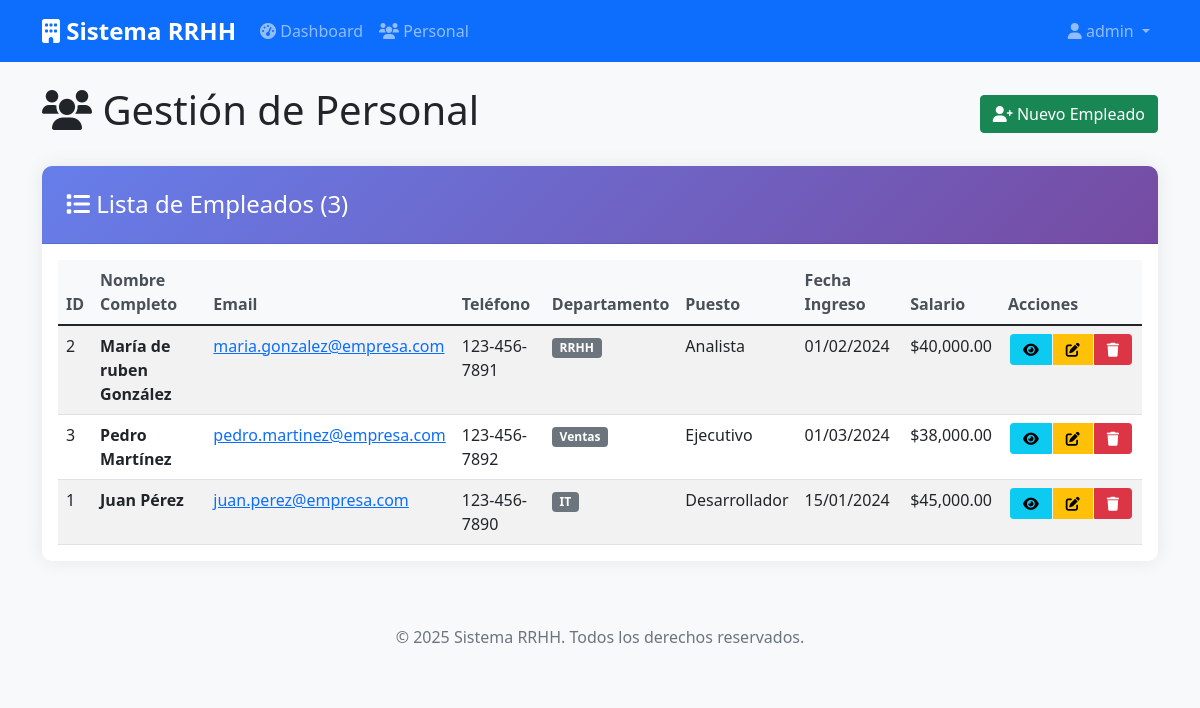
Screenshot of /pages/personal.php (signed in) with the database file from the repository.
### tables this page shows
CREATE TABLE `personal` (
  `id` int NOT NULL AUTO_INCREMENT,
  `nombre` varchar(100) NOT NULL,
  `apellido` varchar(100) NOT NULL,
  `email` varchar(100) NOT NULL,
  `telefono` varchar(20) DEFAULT NULL,
  `departamento` varchar(100) DEFAULT NULL,
  `puesto` varchar(100) DEFAULT NULL,
  `fecha_ingreso` date DEFAULT NULL,
  `salario` decimal(10,2) DEFAULT NULL,
  `activo` tinyint(1) DEFAULT '1',
  `created_at` timestamp NULL DEFAULT CURRENT_TIMESTAMP,
  `updated_at` timestamp NULL DEFAULT CURRENT_TIMESTAMP ON UPDATE CURRENT_TIMESTAMP,
  PRIMARY KEY (`id`),
  UNIQUE KEY `email` (`email`)
);

### functions/personal.php (called while the page is built, shortened)
<?php
require_once '../config/database.php';
class Personal {
    private $conn;
    public function __construct() {
        $database = new Database();
        $this->conn = $database->getConnection();
    }
    public function readAll() {
        $query = "SELECT * FROM personal WHERE activo = 1 ORDER BY apellido, nombre";
        $stmt = $this->conn->prepare($query);
        $stmt->execute();
        return $stmt->fetchAll(PDO::FETCH_ASSOC);
    }
}
?>

### config/database.php (called while the page is built, shortened)
<?php
class Database {
    private $host = 'localhost';
    private $db_name = 'rrhh_system';
    private $username = 'root';
    private $password = 'Ruben2004';
    public function getConnection() {
        $this->conn = null;
        try {
            $this->conn = new PDO(
                "mysql:host=" . $this->host . ";dbname=" . $this->db_name . ";charset=utf8",
                $this->username,
                $this->password
            );
            $this->conn->setAttribute(PDO::ATTR_ERRMODE, PDO::ERRMODE_EXCEPTION);
        } catch(PDOException $exception) {
            echo "Error de conexión: " . $exception->getMessage();
        }
        return $this->conn;
    }
}
?>

### pages/personal.php (the view, shortened to what this page needs)
<?php
require_once '../includes/header.php';
require_once '../functions/personal.php';
$personal = new Personal();
$empleados = $personal->readAll();
?>
<div class="row">
    <div class="col-12">
        <div class="d-flex justify-content-between align-items-center mb-4">
            <h1><i class="fas fa-users"></i> Gestión de Personal</h1>
            <a href="personal_form.php" class="btn btn-success">
                <i class="fas fa-user-plus"></i> Nuevo Empleado
            </a>
        </div>
    </div>
</div>
<div class="card">
    <div class="card-header">
        <h4><i class="fas fa-list"></i> Lista de Empleados (<?php echo count($empleados); ?>)</h4>
    </div>
    <div class="card-body">
        <?php if (empty($empleados)): ?>
            <div class="text-center py-5">
                <i class="fas fa-users fa-3x text-muted mb-3"></i>
                <h5 class="text-muted">No hay empleados registrados</h5>
                <p class="text-muted">Comienza agregando tu primer empleado</p>
                <a href="personal_form.php" class="btn btn-success">
                    <i class="fas fa-user-plus"></i> Agregar Primer Empleado
                </a>
            </div>
        <?php else: ?>
            <div class="table-responsive">
                <table class="table table-striped table-hover">
                    <thead>
                        <tr>
                            <th>ID</th>
                            <th>Nombre Completo</th>
                            <th>Email</th>
                            <th>Teléfono</th>
                            <th>Departamento</th>
                            <th>Puesto</th>
                            <th>Fecha Ingreso</th>
                            <th>Salario</th>
                            <th>Acciones</th>
                        </tr>
                    </thead>
                    <tbody>
                        <?php foreach ($empleados as $empleado): ?>
                        <tr>
                            <td><?php echo $empleado['id']; ?></td>
                            <td>
                                <strong><?php echo htmlspecialchars($empleado['nombre'] . ' ' . $empleado['apellido']); ?></strong>
                            </td>
                            <td>
                                <a href="mailto:<?php echo htmlspecialchars($empleado['email']); ?>">
                                    <?php echo htmlspecialchars($empleado['email']); ?>
                                </a>
                            </td>
                            <td><?php echo htmlspecialchars($empleado['telefono'] ?: 'N/A'); ?></td>
                            <td>
                                <span class="badge bg-secondary">
                                    <?php echo htmlspecialchars($empleado['departamento']); ?>
                                </span>
                            </td>
                            <td><?php echo htmlspecialchars($empleado['puesto']); ?></td>
                            <td>
                                <?php
                                if ($empleado['fecha_ingreso']) {
                                    echo date('d/m/Y', strtotime($empleado['fecha_ingreso']));
                                } else {
                                    echo 'N/A';
                                }
                                ?>
                            </td>
                            <td>
                                <?php
                                if ($empleado['salario']) {
                                    echo '$' . number_format($empleado['salario'], 2, '.', ',');
                                } else {
                                    echo 'N/A';
                                }
                                ?>
                            </td>
                            <td>
                                <div class="btn-group" role="group">
                                    <a href="personal_view.php?id=<?php echo $empleado['id']; ?>"
                                       class="btn btn-info btn-sm" title="Ver">
                                        <i class="fas fa-eye"></i>
                                    </a>
                                    <a href="personal_form.php?id=<?php echo $empleado['id']; ?>"
                                       class="btn btn-warning btn-sm" title="Editar">
                                        <i class="fas fa-edit"></i>
                                    </a>
                                    <a href="?delete=<?php echo $empleado['id']; ?>"
                                       class="btn btn-danger btn-sm" title="Eliminar"
                                       onclick="return confirmDelete('<?php echo htmlspecialchars($empleado['nombre'] . ' ' . $empleado['apellido']); ?>')">
                                        <i class="fas fa-trash"></i>
                                    </a>
                                </div>
                            </td>
                        </tr>
                        <?php endforeach; ?>
                    </tbody>
                </table>
            </div>
        <?php endif; ?>
    </div>
</div>
<?php require_once '../includes/footer.php'; ?>

### includes/header.php (shortened to what this page needs)
<!DOCTYPE html>
<html lang="es">
<head>
    <link href="https://cdn.jsdelivr.net/npm/bootstrap@5.1.3/dist/css/bootstrap.min.css" rel="stylesheet">
    <link href="https://cdnjs.cloudflare.com/ajax/libs/font-awesome/6.0.0/css/all.min.css" rel="stylesheet">
    <link href="../assets/css/style.css" rel="stylesheet">
</head>
<body>
    <nav class="navbar navbar-expand-lg navbar-dark bg-primary">
        <div class="container">
            <a class="navbar-brand" href="dashboard.php">
                <i class="fas fa-building"></i> Sistema RRHH
            </a>
            <div class="collapse navbar-collapse" id="navbarNav">
                <ul class="navbar-nav me-auto">
                    <li class="nav-item">
                        <a class="nav-link" href="dashboard.php">
                            <i class="fas fa-tachometer-alt"></i> Dashboard
                        </a>
                    </li>
                    <li class="nav-item">
                        <a class="nav-link" href="personal.php">
                            <i class="fas fa-users"></i> Personal
                        </a>
                    </li>
                </ul>
                <ul class="navbar-nav">
                    <li class="nav-item dropdown">
                        <a class="nav-link dropdown-toggle" href="#" id="navbarDropdown" role="button" data-bs-toggle="dropdown">
                            <i class="fas fa-user"></i> <?php echo $_SESSION['username']; ?>
                        </a>
                    </li>
                </ul>
            </div>
        </div>
    </nav>
    <div class="container mt-4">

### includes/footer.php (shortened to what this page needs)
</div>
    <footer class="bg-light text-center text-muted py-3 mt-5">
        <div class="container">
            <p>&copy; 2025 Sistema RRHH. Todos los derechos reservados.</p>
        </div>
    </footer>
</body>
</html>

### assets/css/style.css (style rules this page uses)
body { background-color: #f8f9fa; font-family: 'Segoe UI', Tahoma, Geneva, Verdana, sans-serif; }
.card { border: none; box-shadow: 0 0 20px rgba(0,0,0,0.08); border-radius: 10px; }
.card-header { background: linear-gradient(135deg, #667eea 0%, #764ba2 100%); color: white; border-radius: 10px 10px 0 0 !important; padding: 1.5rem; }
.card-header h4 { margin: 0; font-weight: 400; }
.table { margin-bottom: 0; }
.table th { border-top: none; background-color: #f8f9fa; font-weight: 600; color: #495057; }
.btn-sm { padding: 0.25rem 0.75rem; font-size: 0.875rem; margin: 0 0.125rem; }
.navbar-brand { font-weight: 600; font-size: 1.5rem; }
.nav-link { font-weight: 500; transition: all 0.3s ease; }

### rows the page displays
personal: id "2", nombre+apellido "María de ruben González", email "maria.gonzalez@empresa.com", telefono "123-456-7891", departamento "RRHH", puesto "Analista", fecha_ingreso "01/02/2024", salario "40,000.00"
personal: id "3", nombre+apellido "Pedro Martínez", email "pedro.martinez@empresa.com", telefono "123-456-7892", departamento "Ventas", puesto "Ejecutivo", fecha_ingreso "01/03/2024", salario "38,000.00"
personal: id "1", nombre+apellido "Juan Pérez", email "juan.perez@empresa.com", telefono "123-456-7890", departamento "IT", puesto "Desarrollador", fecha_ingreso "15/01/2024", salario "45,000.00"

### other values shown
$_SESSION['username'] "admin"
count($empleados) "3"
